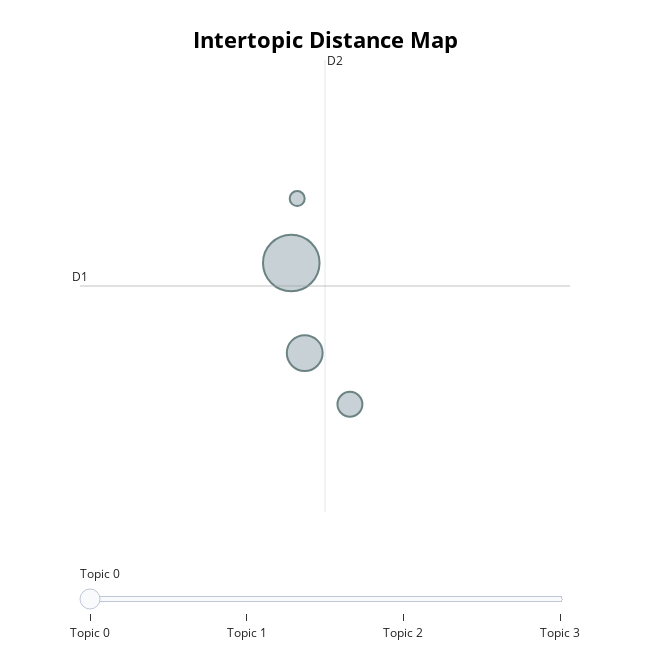

The cell this chart's notebook holds for it:
### Code cell
model.visualize_topics()

### Figure 1 — Plotly figure (JSON) as saved in the notebook; plotly's stock layout.template omitted (floating-point values rounded to 4 significant figures)
{"data": [{"customdata": [[0, "brawijaya | universitas | mahasiswa | studi | ilmu", 242], [1, "pengaruh | hadap | uang | studi | usaha", 97], [2, "tanam | hadap | tumbuh | pengaruh | daun", 47], [3, "wisata | pariwisata | kabupaten | kembang | budaya", 17]], "hovertemplate": "<b>Topic %{customdata[0]}</b><br>%{customdata[1]}<br>Size: %{customdata[2]}", "legendgroup": "", "marker": {"color": "#B0BEC5", "line": {"color": "DarkSlateGrey", "width": 2}, "size": [242, 97, 47, 17], "sizemode": "area", "sizeref": 0.1512, "symbol": "circle"}, "mode": "markers", "name": "", "orientation": "v", "showlegend": false, "type": "scatter", "x": [17.48, 17.65, 18.21, 17.56], "xaxis": "x", "y": [9.028, 8.082, 7.544, 9.705], "yaxis": "y"}], "layout": {"annotations": [{"showarrow": false, "text": "D1", "x": 14.86, "y": 8.787, "yshift": 10}, {"showarrow": false, "text": "D2", "x": 17.9, "xshift": 10, "y": 11.16}], "height": 650, "hoverlabel": {"bgcolor": "white", "font": {"family": "Rockwell", "size": 16}}, "legend": {"itemsizing": "constant", "tracegroupgap": 0}, "margin": {"t": 60}, "shapes": [{"line": {"color": "#CFD8DC", "width": 2}, "type": "line", "x0": 17.9, "x1": 17.9, "y0": 6.413, "y1": 11.16}, {"line": {"color": "#9E9E9E", "width": 2}, "type": "line", "x0": 14.86, "x1": 20.94, "y0": 8.787, "y1": 8.787}], "sliders": [{"active": 0, "pad": {"t": 50}, "steps": [{"args": [{"marker.color": [["red", "#B0BEC5", "#B0BEC5", "#B0BEC5"]]}], "label": "Topic 0", "method": "update"}, {"args": [{"marker.color": [["#B0BEC5", "red", "#B0BEC5", "#B0BEC5"]]}], "label": "Topic 1", "method": "update"}, {"args": [{"marker.color": [["#B0BEC5", "#B0BEC5", "red", "#B0BEC5"]]}], "label": "Topic 2", "method": "update"}, {"args": [{"marker.color": [["#B0BEC5", "#B0BEC5", "#B0BEC5", "red"]]}], "label": "Topic 3", "method": "update"}]}], "title": {"font": {"color": "Black", "size": 22}, "text": "<b>Intertopic Distance Map</b>", "x": 0.5, "xanchor": "center", "y": 0.95, "yanchor": "top"}, "width": 650, "xaxis": {"anchor": "y", "domain": [0, 1], "range": [14.86, 20.94], "title": {"text": ""}, "visible": false}, "yaxis": {"anchor": "x", "domain": [0, 1], "range": [6.413, 11.16], "title": {"text": ""}, "visible": false}}}
